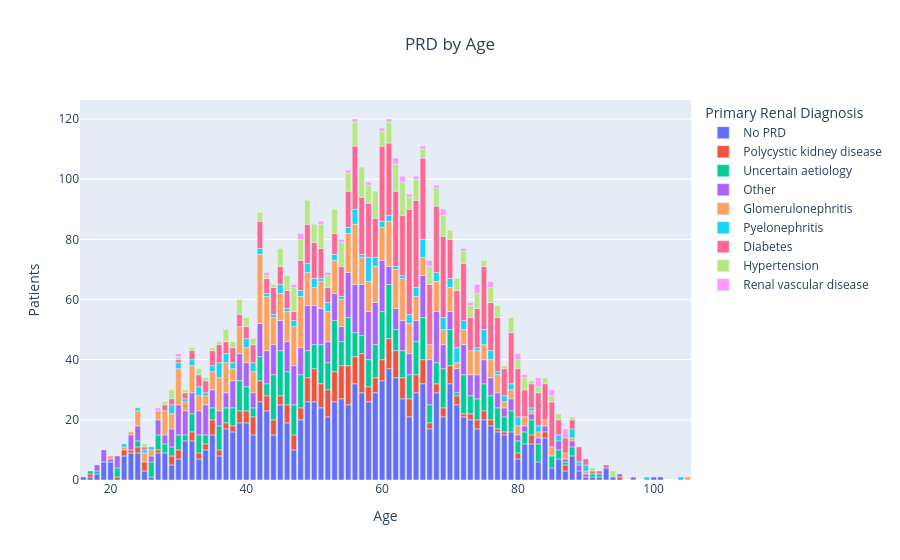

Notebook code for this chart:
### Code cell
# plot age
stacked_bar_data = pd.DataFrame(output.age.data.dict())
stacked_bar_data.x = pd.to_numeric(stacked_bar_data.x)
stacked_bar_data.rename(columns={"x":"Age", "y":"Primary Renal Diagnosis", "z":"Patients"}, inplace = True)

fig = px.bar(stacked_bar_data, x="Age", y = "Patients", color = "Primary Renal Diagnosis", title = output.age.metadata.title)

fig.update_layout(title_x = 0.5)

display(Markdown(output.age.metadata.description))

fig.show()

### Figure 1 — Plotly figure (JSON) as saved in the notebook; plotly's stock layout.template omitted (floating-point values rounded to 4 significant figures)
{"data": [{"alignmentgroup": "True", "hovertemplate": "Primary Renal Diagnosis=No PRD<br>Age=%{x}<br>Patients=%{y}<extra></extra>", "legendgroup": "No PRD", "marker": {"color": "#636efa", "pattern": {"shape": ""}}, "name": "No PRD", "offsetgroup": "No PRD", "orientation": "v", "showlegend": true, "textposition": "auto", "type": "bar", "x": [16, 17, 18, 19, 20, 22, 23, 24, 25, 26, 27, 28, 29, 30, 31, 32, 33, 34, 35, 36, 37, 38, 39, 40, 41, 42, 43, 44, 45, 46, 47, 48, 49, 50, 51, 52, 53, 54, 55, 56, 57, 58, 59, 60, 61, 62, 63, 64, 65, 66, 67, 68, 69, 70, 71, 72, 73, 74, 75, 76, 77, 78, 79, 80, 81, 82, 83, 84, 85, 86, 87, 88, 89, 90, 91, 92, 93, 94, 100, 101], "xaxis": "x", "y": [1, 1, 2, 6, 6, 8, 9, 9, 3, 1, 9, 9, 5, 7, 13, 13, 7, 10, 15, 8, 17, 16, 19, 19, 15, 26, 23, 15, 25, 19, 10, 20, 26, 26, 24, 21, 26, 27, 25, 32, 29, 26, 29, 33, 37, 34, 27, 21, 29, 32, 17, 29, 21, 32, 25, 21, 20, 17, 20, 18, 16, 15, 16, 7, 12, 12, 6, 14, 4, 7, 3, 8, 3, 1, 1, 1, 4, 1, 1, 1], "yaxis": "y"}, {"alignmentgroup": "True", "hovertemplate": "Primary Renal Diagnosis=Polycystic kidney disease<br>Age=%{x}<br>Patients=%{y}<extra></extra>", "legendgroup": "Polycystic kidney disease", "marker": {"color": "#EF553B", "pattern": {"shape": ""}}, "name": "Polycystic kidney disease", "offsetgroup": "Polycystic kidney disease", "orientation": "v", "showlegend": true, "textposition": "auto", "type": "bar", "x": [17, 21, 22, 23, 24, 25, 27, 29, 30, 32, 33, 34, 35, 36, 37, 38, 39, 40, 41, 42, 43, 44, 45, 46, 47, 48, 49, 50, 51, 52, 53, 54, 55, 56, 57, 58, 59, 60, 61, 62, 63, 64, 65, 66, 67, 68, 69, 70, 71, 72, 73, 74, 75, 76, 77, 78, 80, 82, 84, 87, 95], "xaxis": "x", "y": [1, 1, 2, 1, 2, 3, 1, 3, 3, 3, 2, 2, 5, 2, 2, 2, 4, 4, 6, 7, 5, 5, 3, 6, 5, 4, 8, 11, 8, 9, 10, 11, 13, 9, 13, 5, 5, 7, 10, 9, 7, 6, 6, 8, 2, 3, 3, 6, 3, 1, 2, 3, 3, 2, 1, 1, 2, 3, 2, 2, 1], "yaxis": "y"}, {"alignmentgroup": "True", "hovertemplate": "Primary Renal Diagnosis=Uncertain aetiology<br>Age=%{x}<br>Patients=%{y}<extra></extra>", "legendgroup": "Uncertain aetiology", "marker": {"color": "#00cc96", "pattern": {"shape": ""}}, "name": "Uncertain aetiology", "offsetgroup": "Uncertain aetiology", "orientation": "v", "showlegend": true, "textposition": "auto", "type": "bar", "x": [17, 18, 21, 24, 26, 27, 28, 29, 30, 31, 32, 33, 34, 35, 36, 37, 38, 39, 40, 41, 42, 43, 44, 45, 46, 47, 48, 49, 50, 51, 52, 53, 54, 55, 56, 57, 58, 59, 60, 61, 62, 63, 64, 65, 66, 67, 68, 69, 70, 71, 72, 73, 74, 75, 76, 77, 78, 79, 80, 81, 82, 83, 85, 86, 87, 88, 91, 92], "xaxis": "x", "y": [1, 1, 3, 2, 5, 5, 3, 3, 5, 2, 6, 6, 3, 4, 8, 5, 6, 10, 8, 3, 8, 4, 15, 15, 11, 10, 11, 9, 8, 13, 9, 17, 8, 16, 8, 6, 9, 11, 16, 18, 7, 9, 8, 11, 14, 6, 7, 13, 12, 1, 13, 6, 7, 9, 8, 7, 5, 7, 4, 4, 5, 6, 4, 3, 1, 3, 1, 1], "yaxis": "y"}, {"alignmentgroup": "True", "hovertemplate": "Primary Renal Diagnosis=Other<br>Age=%{x}<br>Patients=%{y}<extra></extra>", "legendgroup": "Other", "marker": {"color": "#ab63fa", "pattern": {"shape": ""}}, "name": "Other", "offsetgroup": "Other", "orientation": "v", "showlegend": true, "textposition": "auto", "type": "bar", "x": [18, 19, 20, 21, 23, 24, 26, 27, 28, 29, 30, 31, 32, 33, 34, 35, 36, 37, 38, 39, 40, 41, 42, 43, 44, 45, 46, 47, 48, 49, 50, 51, 52, 53, 54, 55, 56, 57, 58, 59, 60, 61, 62, 63, 64, 65, 66, 67, 68, 69, 70, 71, 72, 73, 74, 75, 76, 77, 78, 79, 80, 81, 82, 83, 84, 86, 87, 88, 89, 90, 95, 97], "xaxis": "x", "y": [2, 4, 1, 4, 5, 5, 2, 5, 3, 6, 10, 8, 7, 8, 10, 6, 5, 5, 9, 9, 8, 5, 11, 11, 10, 10, 10, 13, 9, 15, 13, 12, 7, 9, 5, 15, 16, 17, 16, 14, 17, 6, 7, 10, 7, 7, 14, 15, 17, 8, 6, 8, 10, 7, 8, 8, 6, 5, 3, 4, 2, 2, 2, 2, 2, 3, 1, 2, 2, 1, 1, 1], "yaxis": "y"}, {"alignmentgroup": "True", "hovertemplate": "Primary Renal Diagnosis=Glomerulonephritis<br>Age=%{x}<br>Patients=%{y}<extra></extra>", "legendgroup": "Glomerulonephritis", "marker": {"color": "#FFA15A", "pattern": {"shape": ""}}, "name": "Glomerulonephritis", "offsetgroup": "Glomerulonephritis", "orientation": "v", "showlegend": true, "textposition": "auto", "type": "bar", "x": [20, 22, 23, 24, 25, 26, 27, 28, 29, 30, 31, 32, 33, 34, 35, 36, 37, 38, 39, 40, 41, 42, 43, 44, 45, 46, 47, 48, 49, 50, 51, 52, 53, 54, 55, 56, 57, 58, 59, 60, 61, 62, 63, 64, 65, 66, 67, 68, 69, 70, 71, 72, 73, 74, 75, 76, 77, 78, 79, 80, 81, 82, 83, 84, 85, 87, 88, 90, 105], "xaxis": "x", "y": [1, 1, 1, 5, 3, 2, 3, 8, 5, 12, 3, 9, 5, 3, 6, 11, 10, 4, 9, 5, 7, 23, 18, 9, 9, 10, 13, 17, 11, 6, 9, 10, 11, 9, 13, 20, 9, 10, 12, 11, 15, 13, 14, 10, 8, 6, 5, 10, 5, 8, 2, 5, 8, 8, 5, 6, 6, 2, 3, 3, 3, 1, 2, 2, 3, 2, 1, 1, 1], "yaxis": "y"}, {"alignmentgroup": "True", "hovertemplate": "Primary Renal Diagnosis=Pyelonephritis<br>Age=%{x}<br>Patients=%{y}<extra></extra>", "legendgroup": "Pyelonephritis", "marker": {"color": "#19d3f3", "pattern": {"shape": ""}}, "name": "Pyelonephritis", "offsetgroup": "Pyelonephritis", "orientation": "v", "showlegend": true, "textposition": "auto", "type": "bar", "x": [22, 24, 25, 26, 29, 30, 31, 32, 33, 34, 35, 36, 37, 38, 40, 41, 42, 43, 44, 45, 46, 47, 48, 49, 50, 51, 52, 53, 54, 55, 56, 57, 58, 59, 60, 61, 62, 63, 64, 65, 66, 68, 69, 70, 71, 72, 74, 75, 76, 77, 78, 79, 80, 82, 83, 86, 88, 89, 90, 99, 104], "xaxis": "x", "y": [1, 1, 1, 1, 3, 2, 1, 2, 3, 1, 2, 5, 3, 2, 3, 3, 2, 1, 1, 3, 1, 2, 2, 3, 3, 1, 3, 2, 1, 2, 5, 1, 8, 3, 2, 2, 1, 1, 3, 3, 6, 3, 4, 3, 5, 3, 1, 5, 3, 1, 2, 2, 3, 1, 2, 2, 3, 1, 2, 1, 1], "yaxis": "y"}, {"alignmentgroup": "True", "hovertemplate": "Primary Renal Diagnosis=Diabetes<br>Age=%{x}<br>Patients=%{y}<extra></extra>", "legendgroup": "Diabetes", "marker": {"color": "#FF6692", "pattern": {"shape": ""}}, "name": "Diabetes", "offsetgroup": "Diabetes", "orientation": "v", "showlegend": true, "textposition": "auto", "type": "bar", "x": [25, 28, 29, 30, 31, 32, 33, 34, 35, 36, 37, 38, 39, 40, 41, 42, 43, 44, 45, 46, 47, 48, 49, 50, 51, 52, 53, 54, 55, 56, 57, 58, 59, 60, 61, 62, 63, 64, 65, 66, 67, 68, 69, 70, 71, 72, 73, 74, 75, 76, 77, 78, 79, 80, 81, 82, 83, 84, 85, 86, 87, 88, 89, 90, 91, 92, 93], "xaxis": "x", "y": [1, 2, 2, 1, 2, 3, 4, 4, 5, 6, 4, 5, 4, 4, 6, 9, 5, 9, 6, 6, 3, 10, 13, 12, 10, 5, 7, 10, 12, 21, 19, 18, 13, 25, 24, 25, 20, 35, 29, 27, 20, 22, 27, 13, 19, 19, 11, 13, 21, 16, 18, 9, 17, 16, 9, 8, 11, 12, 15, 5, 5, 3, 5, 2, 1, 1, 1], "yaxis": "y"}, {"alignmentgroup": "True", "hovertemplate": "Primary Renal Diagnosis=Hypertension<br>Age=%{x}<br>Patients=%{y}<extra></extra>", "legendgroup": "Hypertension", "marker": {"color": "#B6E880", "pattern": {"shape": ""}}, "name": "Hypertension", "offsetgroup": "Hypertension", "orientation": "v", "showlegend": true, "textposition": "auto", "type": "bar", "x": [25, 28, 29, 30, 31, 32, 33, 34, 35, 36, 37, 38, 39, 40, 41, 42, 43, 44, 45, 46, 47, 48, 49, 50, 51, 52, 53, 54, 55, 56, 57, 58, 59, 60, 61, 62, 63, 64, 65, 66, 67, 68, 69, 70, 71, 72, 73, 74, 75, 76, 77, 78, 79, 80, 81, 82, 83, 84, 85, 86, 88, 91, 94], "xaxis": "x", "y": [1, 1, 3, 1, 1, 1, 2, 1, 1, 1, 4, 2, 5, 3, 2, 3, 1, 1, 6, 5, 8, 7, 8, 6, 8, 4, 8, 8, 6, 8, 10, 6, 9, 5, 7, 9, 11, 4, 7, 3, 6, 6, 7, 3, 4, 4, 4, 5, 2, 5, 4, 1, 5, 3, 4, 1, 2, 2, 2, 2, 1, 1, 2], "yaxis": "y"}, {"alignmentgroup": "True", "hovertemplate": "Primary Renal Diagnosis=Renal vascular disease<br>Age=%{x}<br>Patients=%{y}<extra></extra>", "legendgroup": "Renal vascular disease", "marker": {"color": "#FF97FF", "pattern": {"shape": ""}}, "name": "Renal vascular disease", "offsetgroup": "Renal vascular disease", "orientation": "v", "showlegend": true, "textposition": "auto", "type": "bar", "x": [27, 30, 43, 47, 48, 51, 52, 54, 55, 56, 58, 60, 61, 62, 63, 64, 65, 66, 67, 68, 69, 72, 73, 74, 76, 80, 81, 83, 85, 87], "xaxis": "x", "y": [1, 1, 1, 1, 2, 1, 1, 1, 1, 1, 1, 1, 1, 2, 2, 1, 1, 1, 2, 1, 2, 1, 1, 3, 2, 2, 1, 3, 2, 3], "yaxis": "y"}], "layout": {"barmode": "relative", "legend": {"title": {"text": "Primary Renal Diagnosis"}, "tracegroupgap": 0}, "title": {"text": "PRD by Age", "x": 0.5}, "xaxis": {"anchor": "y", "domain": [0, 1], "title": {"text": "Age"}}, "yaxis": {"anchor": "x", "domain": [0, 1], "title": {"text": "Patients"}}}}
